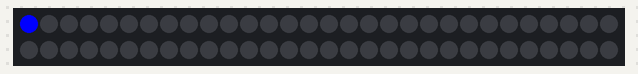
Bench run of a sketch on a simulated ATtiny85, built with avr-gcc and run on an emulated ATtiny85. Parts: 60 RGB LEDs in strip order, left to right, continuing on the next row.

Above: at 0.16 s.
At 0.77 s:
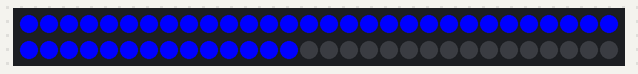
At 39.61 s:
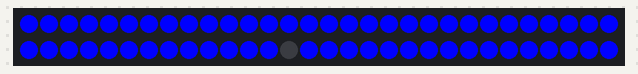

The sketch:

buttonlight.ino
```cpp
// Costume LED code modified from AdaFruit simple strand test for Dot Star RGB LED strip.  Code will turn blue LEDs on from beginning to end when button is pressed.  One off LED will cycle from beginning to end when button is held to present "flowing"
//Requires Adafruit Dotstar library
#include <Adafruit_DotStar.h>
#include <SPI.h>

//Number of LEDs in strip
#define NUMPIXELS 60

//Defining input/output pins
#define DATAPIN    4
#define CLOCKPIN   5
#define BUTTON     8
#define OFF        9

//Declaring strip
Adafruit_DotStar strip = Adafruit_DotStar(NUMPIXELS, DATAPIN, CLOCKPIN, DOTSTAR_BRG);


void setup() {

  pinMode(BUTTON, INPUT);

  #if defined(__AVR_ATtiny85__) && (F_CPU == 16000000L)
    clock_prescale_set(clock_div_1); // Enable 16 MHz on Trinket
  #endif

  //Initialize LED strip
  strip.begin();

  //refresh strip to current data, in this case off
  strip.show();
}

int head  = 0, tail = -59;      //Specifying head and tail of moving lighted strip
uint32_t color = 0x0000FF;      // Specifying color, only need blue for costume
int val;                        //Reading value of button
int i;                          //For use in a loop to turn LEDs off when button is released


void loop() {
  val=digitalRead(BUTTON);

  if(val==LOW)
  {
    //strip.setBrightness(155);
    strip.setPixelColor(head, color);
    strip.setPixelColor(tail, 0);
    strip.show();
    delay(10);
    ++head;
    ++tail;

    if(head>=NUMPIXELS)
    {
      head=0;
    }

    if(tail>=NUMPIXELS)
    {
      tail=0;
    }

  }

  else
  {
    head=0;
    tail=-59;
    //strip.setBrightness(0);

    for(i=59;i>=0;i--)
    {
      strip.setPixelColor(i, 0);
      delay(10);
      strip.show();  //Turns off pixels from end to beginning
    }
  }

}
```
